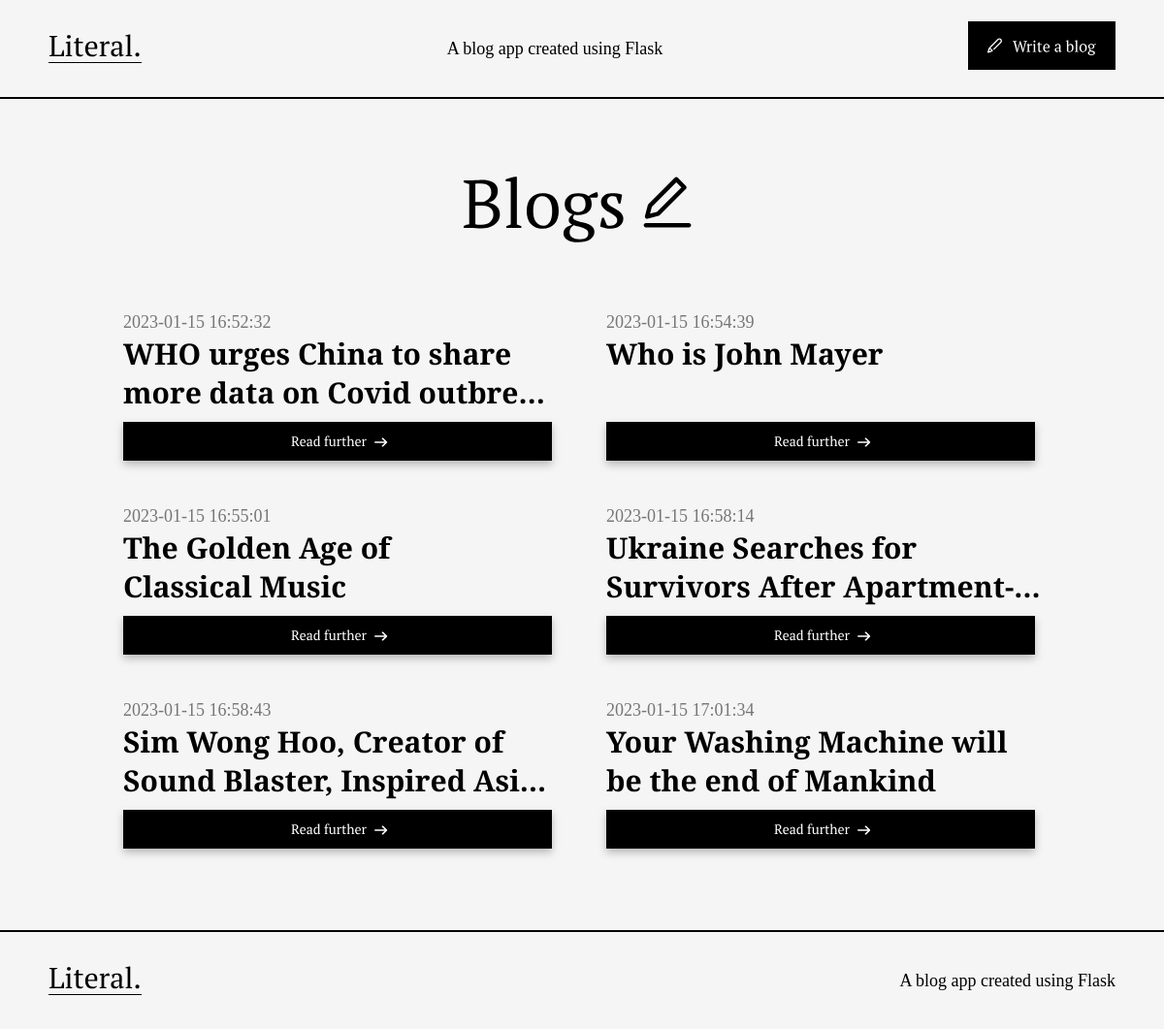
Before: / with the older database file.
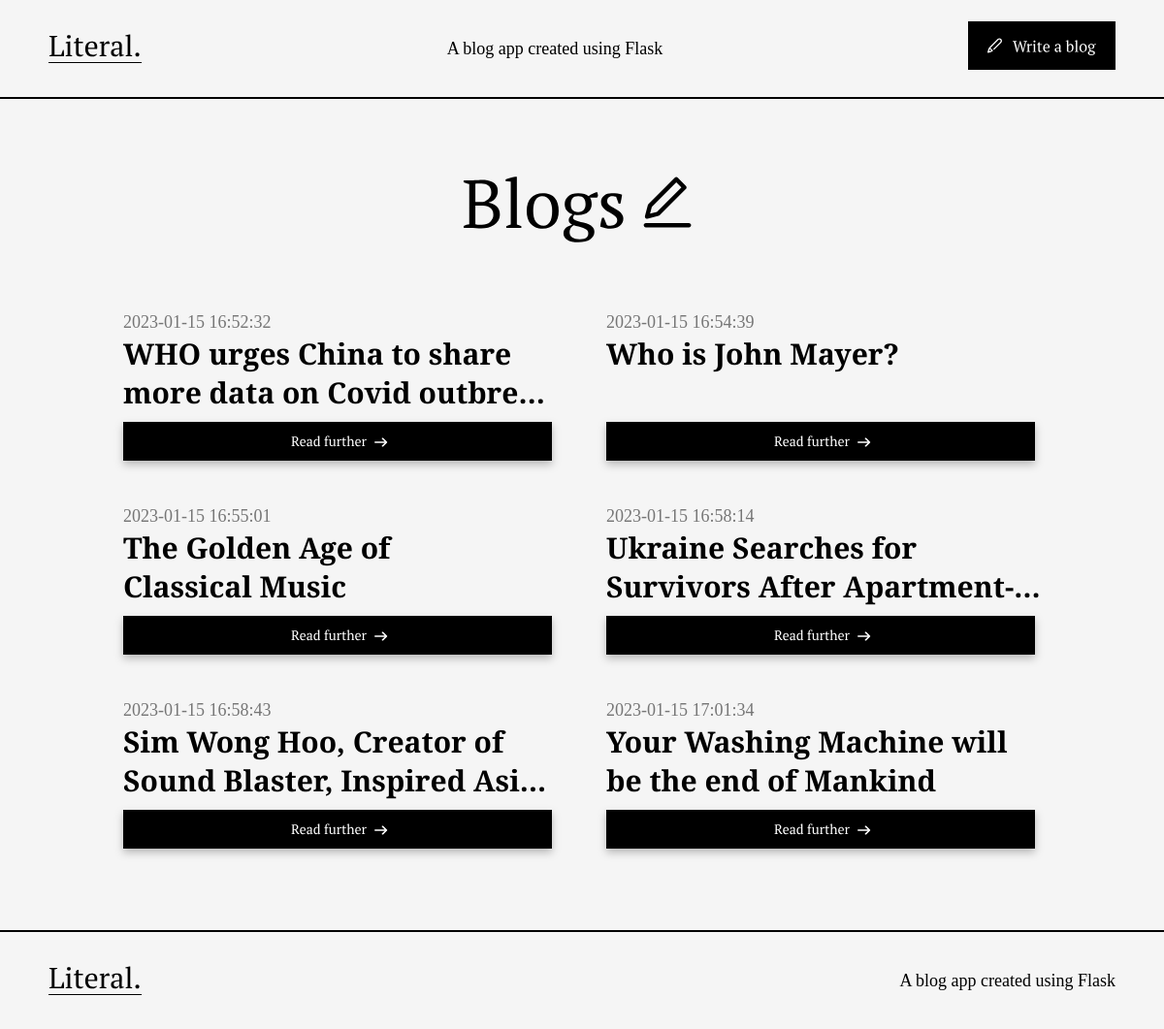
After: the same page with the newer database file.
### tables this page shows
CREATE TABLE posts (
    id INTEGER PRIMARY KEY AUTOINCREMENT,
    created TIMESTAMP NOT NULL DEFAULT CURRENT_TIMESTAMP,
    title TEXT NOT NULL,
    author TEXT NOT NULL,
    content TEXT NOT NULL
);

### app.py (the view)
@app.route('/')
def index():
    conn = get_db_connection()
    posts = conn.execute('SELECT * FROM posts').fetchall()
    conn.close()
    return render_template('index.html', posts=posts)

### app.py (called while the page is built)
def get_db_connection():
    conn = sqlite3.connect('database.db')
    conn.row_factory = sqlite3.Row
    return conn

### templates/index.html
{% extends 'base.html' %}
{% block content %}
<div class="index-container">
    <div class='heading-img-wrapper'>
        <img src="/static/blog-heading.svg">
    </div>
    <div  class='grid-layout'>
        {% for post in posts %}
        <div class='card-container'>
            <div class='date'>{{ post['created'] }}</div>
            <a href='/blog/{{post['id']}}'>
                <div class='heading'>{{ post['title'] }}</div>
            </a>
            <div class='card-button-wrapper'>
                <a href='/blog/{{post['id']}}'>
                    <img src='/static/read-further-btn.svg'>
                </a>
            </div>
        </div>
        {% endfor %}
    </div>
</div>
{% endblock %}

### templates/base.html (shortened to what this page needs)
<!DOCTYPE html>
<html lang="en">
<head>
    <link rel="stylesheet" href="/static/styles.css">
</head>
<body>
    <div class="navbar-container">
        <div class="navbar-wrapper">
            <a href="/">
                <img src='/static/logo.svg'>
            </a>
            A blog app created using Flask
            <a href="/create">
                <img src='/static/write-blog.svg'>
            </a>
        </div>
    </div>
    <div class="content">
        {% block content %} {% endblock %}
    </div>
    <div class='footer-container'>
        <div class='navbar-wrapper'>
            <a href="/">
                <img src='/static/logo.svg'>
            </a>
            A blog app created using Flask
        </div>
    </div>
</body>
</html>

### static/styles.css (style rules this page uses)
html, body { padding: 0; margin: 0; background-color: #F5F5F5; scroll-behavior: smooth; }
body { min-height: 100vh; display: flex; flex-direction: column; }
html { -ms-overflow-style: none; scrollbar-width: none; }
.navbar-container { border-bottom: 2px solid #000000; }
.navbar-wrapper { display: flex; justify-content: space-between; font-family: 'PT Serif'; font-weight: 400; font-size: 18px; line-height: 24px; color: #000000; height: 100px; align-items: center; margin: 0 50px; }
.navbar-wrapper img { -webkit-transition: 0.4s ease; transition: 0.4s ease; }
.index-container { margin-top: 60px; align-items: center; display: flex; flex-direction: column; }
.heading-img-wrapper img { margin-bottom: 60px; }
.grid-layout { display: grid; grid-template-columns: repeat(2, minmax(0, 1fr)); column-gap: 50px; row-gap: 40px; }
.card-container { width: 448px; display: flex; flex-direction: column; }
.card-container a { text-decoration: none; }
.date { font-family: 'PT Serif'; font-weight: 400; font-size: 18px; line-height: 26px; text-align: justify; color: #767676; }
.heading { font-family: 'PT Serif'; font-weight: 700; font-size: 30px; line-height: 40px; color: #000000; height: 80px; overflow: hidden; text-overflow: ellipsis; display: -webkit-box; -webkit-line-clamp: 2; -webkit-box-orient: vertical; }
.card-button-wrapper { display: flex; justify-content: space-between; width: 100%; align-items: center; margin-top: 10px; filter: drop-shadow(0px 4px 4px rgba(0, 0, 0, 0.25)); }
.card-button-wrapper img { -webkit-transition: 0.4s ease; transition: 0.4s ease; }
.footer-container { border-top: 2px solid #000000; bottom: 0; width: 100%; margin-top: 80px; bottom: 0; }

Changed rows visible on the page:
changed posts: title "Who is John Mayer" → "Who is John Mayer?"
